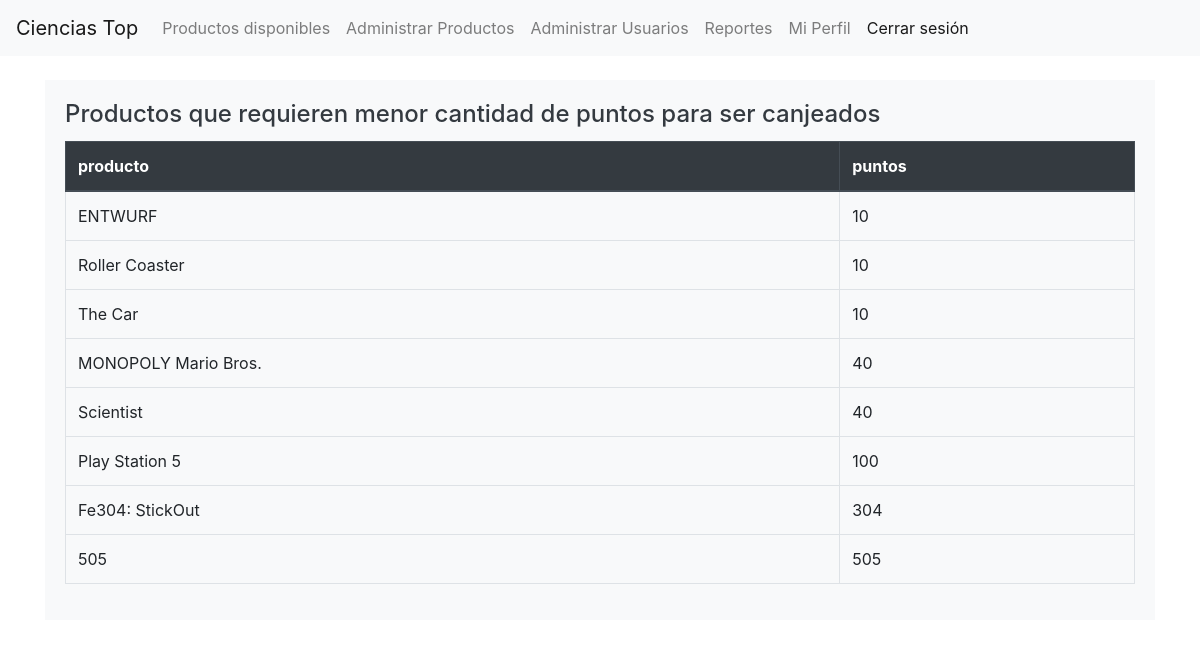
Screenshot of /usuarios/reportes/productos-baratos/ (signed in) with the database file from the repository.
### producto/models.py (models this page shows, shortened)
class Producto(models.Model):
    user = models.ForeignKey(User, on_delete=models.DO_NOTHING, null=True, related_name='productos')
    id = models.BigAutoField(primary_key=True)
    nombre = models.CharField(max_length=100)
    costo = models.IntegerField()
    descripcion = models.TextField()
    imagen = models.ImageField(upload_to='productos_imagenes')
    categoria = models.TextField()
    dias = models.IntegerField(
        validators=[
            MinValueValidator(3),
            MaxValueValidator(7)
        ]
    )

### usuario/views.py (the view)
# urls.py: path('reportes/productos-baratos/', views.reporte_productos_baratos, name='reporte_productos_baratos'),
@login_required
@user_passes_test(is_admin)
def reporte_productos_baratos(request):
    productos = Producto.objects.all().order_by('costo')
    datos = [[producto.nombre, producto.costo] for producto in productos]
    vista = 'reportes/datos_reporte.html'
    contexto = {'datos': datos,
                'titulo': 'Productos de menor costo',
                'subtitulo': 'Productos que requieren menor cantidad de puntos para ser canjeados',
                'encabezados': ['producto','puntos']
                }
    return render(request, vista, contexto)

### usuario/views.py (called while the page is built)
def is_admin(user):
    return user.groups.filter(name='administrador').exists()

### usuario/templates/reportes/datos_reporte.html (shortened to what this page needs)
{% extends 'base.html' %}
{% block contenido %}
<div class="card-body bg-light text-dark">
    <h4 class="card-title">{{ subtitulo }}</h4>
    <div class="table-responsive">
        <table class="table table-bordered table-hover">
            <thead class="thead-dark">
                <tr>
                    {% for encabezado in encabezados %}
                    <th scope="col">{{ encabezado }}</th>
                    {% endfor %}
                </tr>
            </thead>
            <tbody>
                {% for fila in datos %}
                <tr>
                    {% for celda in fila %}
                    <td>{{ celda }}</td>
                    {% endfor %}
                </tr>
                {% endfor %}
            </tbody>
        </table>
    </div>
</div>
{% endblock %}

### rows the page displays
Producto: fila "ENTWURF"
Producto: fila "Roller Coaster"
Producto: fila "The Car"
Producto: fila "MONOPOLY Mario Bros."
Producto: fila "Scientist"
Producto: fila "Play Station 5"
Producto: fila "Fe304: StickOut"
Producto: fila "505"

### other values shown
{{ subtitulo }} "Productos que requieren menor cantidad de puntos para ser canjeados"
{{ encabezado }} "producto" "puntos"
{{ celda }} "10" "10" "10" "40" "40" "100" "304" "505"
